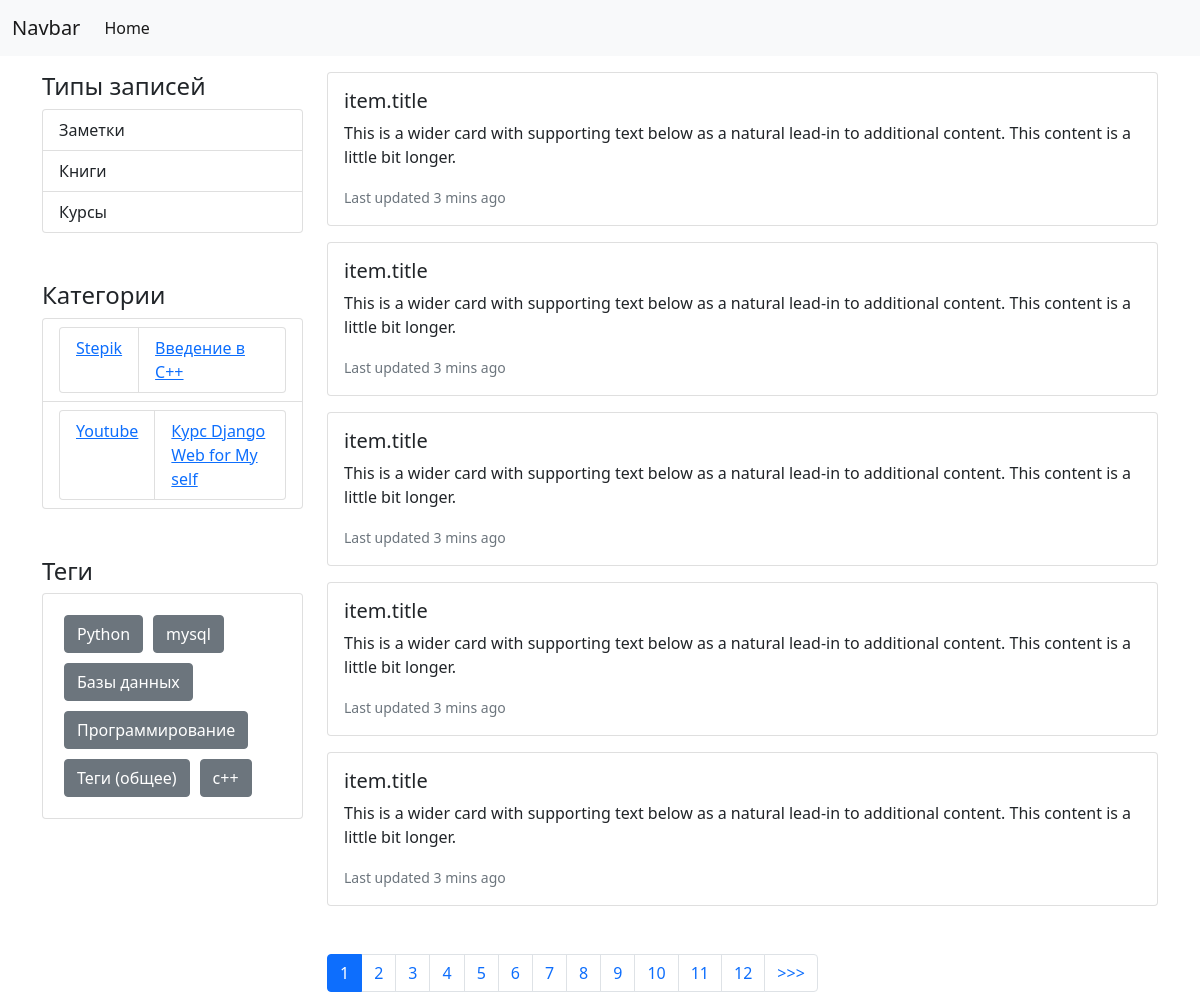
The page / on the database its author committed.
### wordpress/models.py (models this page shows, shortened)
class Types(models.Model):
    title = models.CharField(verbose_name='Заголовок', max_length=150)
    slug = models.SlugField(verbose_name='Slug', max_length=150)
    def get_absolute_url(self):
        parameters = {
            'postType':self.slug
        }
        return reverse('wp_post_type',kwargs=parameters)
    class Meta:
        verbose_name = 'Тип записи'
        verbose_name_plural = 'Типы записей'
        ordering = ['title']

class Terms(MPTTModel):
    TaxonomiesTypes = [
        ('category', 'category'),
        ('tag', 'tag'),
    ]
    type = models.CharField(max_length=8, verbose_name='Тип таксономии', choices=TaxonomiesTypes, default='category')
    title = models.CharField(verbose_name='Заголовок', max_length=150)
    slug = models.SlugField(verbose_name='Slug', max_length=150)
    description = models.TextField(verbose_name='Описание', blank=True, null=True)
    postTypes = models.ManyToManyField(Types,related_name='terms_types', blank=True)
    parent = TreeForeignKey('self', on_delete=models.SET_NULL, related_name='children', blank=True, null=True)
    fields = models.ManyToManyField('Fields', related_name='terms_fields', blank=True)
    created_at = models.DateTimeField(verbose_name='Дата создания', auto_now_add=True)
    updated_at = models.DateTimeField(verbose_name='Дата последнего изменения', auto_now=True)
    def get_absolute_url(self):
        parameters = {
            'type':self.type
        }
        if self.slug is not None:
            parameters['identifier']=self.slug
        else:
            parameters['identifier']=self.pk
        return reverse('wp_term',kwargs=parameters)
    class Meta:
        verbose_name = 'Таксономия'
        verbose_name_plural = 'Таксономии'
        ordering = ['title']
    class MPTTMeta:
        verbose_name = 'Таксономия'
        verbose_name_plural = 'Таксономии'
        ordering = ['title']

class Entities(models.Model):
    type = models.ForeignKey(Types,related_name='entities_type', verbose_name='Тип записи', on_delete=models.CASCADE)
    title = models.CharField(verbose_name='Заголовок', max_length=150)
    slug = models.SlugField(verbose_name='Slug', max_length=150)
    content = RichTextField(config_name='default', verbose_name='Контент', blank=True, null=True)
    terms = models.ManyToManyField('Terms',related_name='entities_terms',verbose_name='Категории,теги')
    created_at = models.DateTimeField(verbose_name='Дата создания', auto_now_add=True)
    updated_at = models.DateTimeField(verbose_name='Дата последнего изменения', auto_now=True)
    class Meta:
        verbose_name = 'Запись'
        verbose_name_plural = 'Записи'
        ordering = ['title']

### wordpress/views.py (the view)
# urls.py: path('', PostsListView.as_view(), name='wp_index'),
class PostsListView(ListView):
    model = Entities
    paginate_by = 5
    template_name = "wordpress/PostsList.html"

### functions.py (called while the page is built)
def convert_dict_to_model(values,model:models.Model):
    if isinstance(values,models.Model):
        return values
    elif isinstance(values,dict):
        return model.objects.filter(**values).first()
    else:
        raise Exception(f"{values} have undefined type")

### templatetags/base.py (called while the page is built)
@register.inclusion_tag('include/_sidebar.html')
def sidebar():
    return {
        'postTypes': PostTypeInterface.get_all_short(),
        'categories': CategoryInterface.get_tree(),
        'tags': TagInterface.get_all_short()
    }

@register.inclusion_tag('include/_header.html')
def header():
    return {
    }

### wordpress/Entities/EntityAbstract.py (called while the page is built)
    def _set_model(self,model):
        return convert_dict_to_model(model,Entities)

    def __set_type(self, model):
        if isinstance(model,dict) and ("type" in model or "type_id" in model):
            query = QueryEntity(Types)
            type_id = model['type'] if "type" in model else model["type_id"]
            type = query.by_id(type_id,['slug'])['slug']
        else:
            type = model.type
        if str(type) not in self._TYPES:
            raise KeyError(errors_handler(ERRORS['TypeNotExist'],type))
        self._TYPE = self._TYPES[str(type)]

    def _set_title(self,model):
        if isinstance(model,dict):
            return model['title']
        elif isinstance(model,models.Model):
            return model.title

    def _set_slug(self,model):
        if isinstance(self._model, dict):
            return  model['slug']
        elif isinstance(self._model, models.Model):
            return  model.slug

    def _set_link(self,model):
        if isinstance(model, dict):
            raise Exception("Try to get link object in short version ")
        elif isinstance(model, models.Model):
            return model.get_absolute_url()

    def get_link(self):
        return self._link

    @classmethod
    def convert(cls, result):
        if result is None:
            return None
        elif isinstance(result, list):
            return [cls(post) for post in result]
        else:
            return cls(result)

    def __getattr__(self, key):
        if f"get_{key}" not in dir(self):
            raise AttributeError(key)
        return object.__getattribute__(self, f"get_{key}")()

    def __str__(self):
        return self._title

### wordpress/Entities/Interfaces.py (called while the page is built)
    @staticmethod
    def __get_short_version(model):
        return PostType.convert(model)

    @staticmethod
    def get_all_short():
        return [PostTypeInterface.__get_short_version(model) for model in PostType.query().all()]

### wordpress/templates/wordpress/PostsList.html
{% extends "base.html" %}
{% block content %}
{% for item in object_list %}
    <div class="card mb-3">
        <div class="card-body">
            <h5 class="card-title">item.title</h5>
            <p class="card-text">This is a wider card with supporting text below as a natural lead-in to additional content. This content is a little bit longer.</p>
            <p class="card-text"><small class="text-muted">Last updated 3 mins ago</small></p>
        </div>
    </div>
{% endfor %}
{% endblock %}

### templates/base.html (shortened to what this page needs)
{% load static  base %}
<!doctype html>
    <html lang="ru">
    <head>
        <link href="https://cdn.jsdelivr.net/npm/bootstrap@5.1.1/dist/css/bootstrap.min.css" rel="stylesheet">
        <link href="{% static 'CSS/style.css' %}" rel="stylesheet">
    </head>
    <body>
    {% header %}
    <div class="container mt-3">
        <div class="row">
            <div class="col-3">
                {% block sidebar %} {% sidebar %} {% endblock %}
            </div>
            <div class="col-9">
                {% block content %} Content {% endblock %}
                {% include 'include/_paginator.html' %}
            </div>
        </div>
    </div>
    </body>
    </html>

### templates/include/_header.html (shortened to what this page needs)
<nav class="navbar navbar-expand-lg navbar-light bg-light">
  <div class="container-fluid">
      <a class="navbar-brand" href="/">Navbar</a>
      <div class="collapse navbar-collapse" id="navbarNavDropdown">
        <ul class="navbar-nav">
            <li class="nav-item">
                <a class="nav-link active" aria-current="page" href="#">Home</a>
            </li>
        </ul>
      </div>
  </div>
</nav>

### templates/include/_sidebar.html (shortened to what this page needs)
{% load mptt_tags %}
<div class="sidebar">
    <div class="item mb-5">
    <h4>Типы записей</h4>
    <div class="list-group">
        {%  for item in postTypes %}
            <a href="{{ item.link }}" class="list-group-item list-group-item-action" aria-current="true">
                {{ item.title }}
            </a>
        {% endfor %}
    </div>
</div>
<div class="item mb-5">
    <h4>Категории</h4>
<div class="list-group">
        {% for cats in categories %}
            <div class="list-group-item list-group-item-action">
                <ul class="list-group list-group-horizontal">
            {% for cat in cats %}
                <li class="list-group-item"><a href="{{ cat.link }}">{{ cat }}</a></li>
            {% endfor %}
        </ul>
            </div>
        {% endfor %}
    </div>
</div>
<div class="item">
    <h4>Теги</h4>
<div class="card tags">
  <div class="card-body">
      {% for tag in tags %}
        <a href="{{ tag.link }}" type="button" class="btn btn-secondary" >
            {{ tag }}
        </a>
      {% endfor %}
  </div>
</div>
</div>
</div>

### templates/include/_paginator.html (shortened to what this page needs)
 {% if page_obj.paginator.page_range %}
                    {% block pagination %}
                        <div class="mt-5">
                            <ul class="pagination pagination-centered">
                                {% for p in page_obj.paginator.page_range %}
                                    <li class="page-item {% if  page_obj.number == p %} active {% endif %}"><a class="page-link" href="{% if  page_obj.number == p %} #{% else %} ?page={{ p }} {% endif %}">{{ p }}</a></li>
                                {% endfor %}
                            {% if page_obj.has_next%}
                                    <li class="page-item"><a class="page-link" href="?page={{ page_obj.next_page_number}}"> >>> </a></li>
                                {% endif %}
                            </ul>
                        </div>
                    {% endblock %}
                {% endif %}

### notepad/public/CSS/style.css (style rules this page uses)
.sidebar .tags .card-body { display: flex; flex-wrap: wrap; }
.sidebar .tags .card-body a { display: flex; margin: 5px; }

### rows shown on the page
Types: title "Заметки"
Types: title "Книги"
Types: title "Курсы"
Terms: cat "Stepik"
Terms: title "Введение в C++"
Terms: cat "Youtube"
Terms: title "Курс Django Web for My self"
Terms: tag "Python"
Terms: tag "mysql"
Terms: title "Базы данных"
Terms: title "Программирование"
Terms: title "Теги (общее)"

### other values the page prints
{{ tag }} "с++"
{{ p }} "1" "2" "3" "4" "5" "6" "7" "8" "9" "10" "11" "12"
